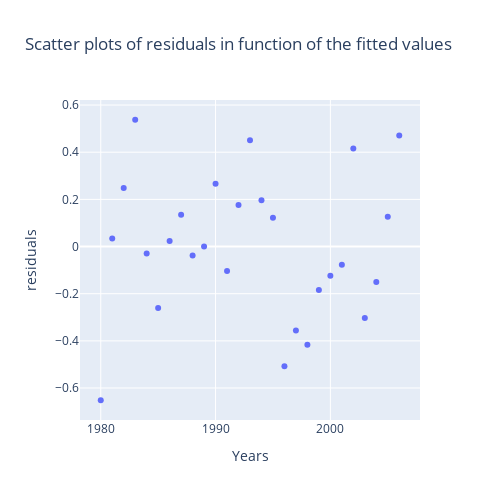

The cell this chart's notebook holds for it:
### Code cell
from plotly.subplots import make_subplots
import plotly.graph_objects as go

years = list()
for i in range(39) : years.append(1980+i)

# Initialize figure with subplots
fig = make_subplots(rows=1, cols=1)

# Add traces
fig.add_trace(go.Scatter(y=residuals, x=years, mode='markers'), row=1, col=1)


# Update xaxis properties
fig.update_xaxes(title_text="Years", row=1, col=1)


# Update yaxis properties
fig.update_yaxes(title_text="residuals", row=1, col=1)


# Update title and height
fig.update_layout(title_text="Scatter plots of residuals in function of the fitted values",
                  height=500, width=500, showlegend=False)

fig.show()

### Figure 1 — Plotly figure (JSON) as saved in the notebook; plotly's stock layout.template omitted (floating-point values rounded to 4 significant figures)
{"data": [{"mode": "markers", "type": "scatter", "x": [1980, 1981, 1982, 1983, 1984, 1985, 1986, 1987, 1988, 1989, 1990, 1991, 1992, 1993, 1994, 1995, 1996, 1997, 1998, 1999, 2000, 2001, 2002, 2003, 2004, 2005, 2006, 2007, 2008, 2009, 2010, 2011, 2012, 2013, 2014, 2015, 2016, 2017, 2018], "xaxis": "x", "y": [-0.6518, 0.03412, 0.2477, 0.5377, -0.02968, -0.2603, 0.02381, 0.1349, -0.03768, -0.0003336, 0.2661, -0.1038, 0.1757, 0.4512, 0.1959, 0.1223, -0.5076, -0.356, -0.4169, -0.1843, -0.1235, -0.0767, 0.4161, -0.3031, -0.1503, 0.1261, 0.4704], "yaxis": "y"}], "layout": {"height": 500, "showlegend": false, "title": {"text": "Scatter plots of residuals in function of the fitted values"}, "width": 500, "xaxis": {"anchor": "y", "domain": [0, 1], "title": {"text": "Years"}}, "yaxis": {"anchor": "x", "domain": [0, 1], "title": {"text": "residuals"}}}}
